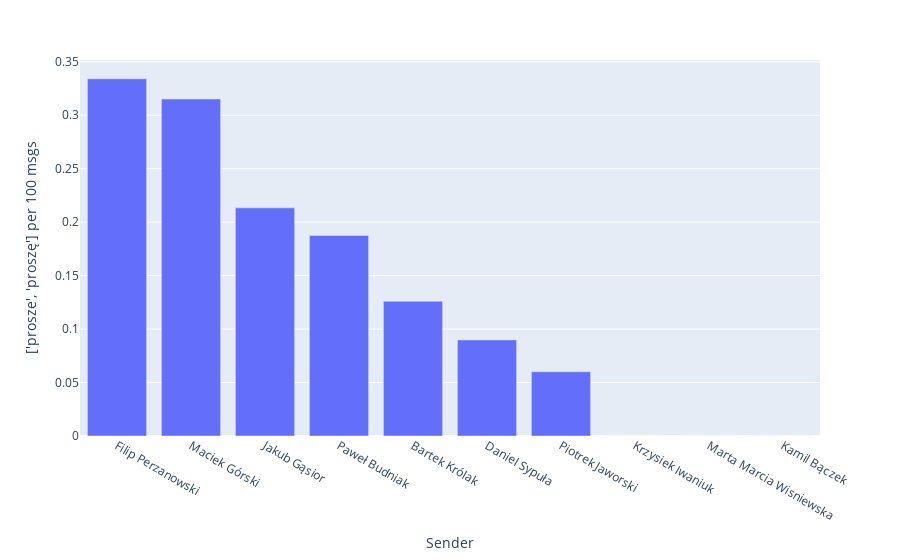

The cell this chart's notebook holds for it:
### Markdown cell above
## How often has _word1_ been used?
Set _word1_ below - it can be a single word, but also be a list of words.
If regex=True is specified, word1 can also be a re str pattern, or a list of re str patterns.

### Code cell
word1 = ['prosze', 'proszę'] ## set word1 here



#w1_coeffs = stats.get_kurwa_coefficients(word_counts_unfiltered, )
w1_coeffs = stats.word_usage_coefficients(word1, word_counts, msg_stats_dict, regex = False)
w1_coeffs = {k:v * 100 for k,v in sorted(w1_coeffs.items(), key = lambda item: item[1], reverse = True)}
w1_df = pd.DataFrame(w1_coeffs.items(), columns = ['Sender', f'{word1} per 100 msgs'])
fig = px.bar(w1_df, y = f'{word1} per 100 msgs', x = 'Sender')
fig.show()

### Figure 1 — Plotly figure (JSON) as saved in the notebook; plotly's stock layout.template omitted (floating-point values rounded to 4 significant figures)
{"data": [{"alignmentgroup": "True", "hovertemplate": "Sender=%{x}<br>['prosze', 'proszę'] per 100 msgs=%{y}<extra></extra>", "legendgroup": "", "marker": {"color": "#636efa"}, "name": "", "offsetgroup": "", "orientation": "v", "showlegend": false, "textposition": "auto", "type": "bar", "x": ["Filip Perzanowski", "Maciek Górski", "Jakub Gąsior", "Paweł Budniak", "Bartek Królak", "Daniel Sypuła", "Piotrek Jaworski", "Krzysiek Iwaniuk", "Marta Marcia Wisniewska", "Kamil Bączek"], "xaxis": "x", "y": [0.3341, 0.3152, 0.2134, 0.1876, 0.1261, 0.08986, 0.06008, 0, 0, 0], "yaxis": "y"}], "layout": {"barmode": "relative", "legend": {"tracegroupgap": 0}, "margin": {"t": 60}, "xaxis": {"anchor": "y", "domain": [0, 1], "title": {"text": "Sender"}}, "yaxis": {"anchor": "x", "domain": [0, 1], "title": {"text": "['prosze', 'proszę'] per 100 msgs"}}}}
